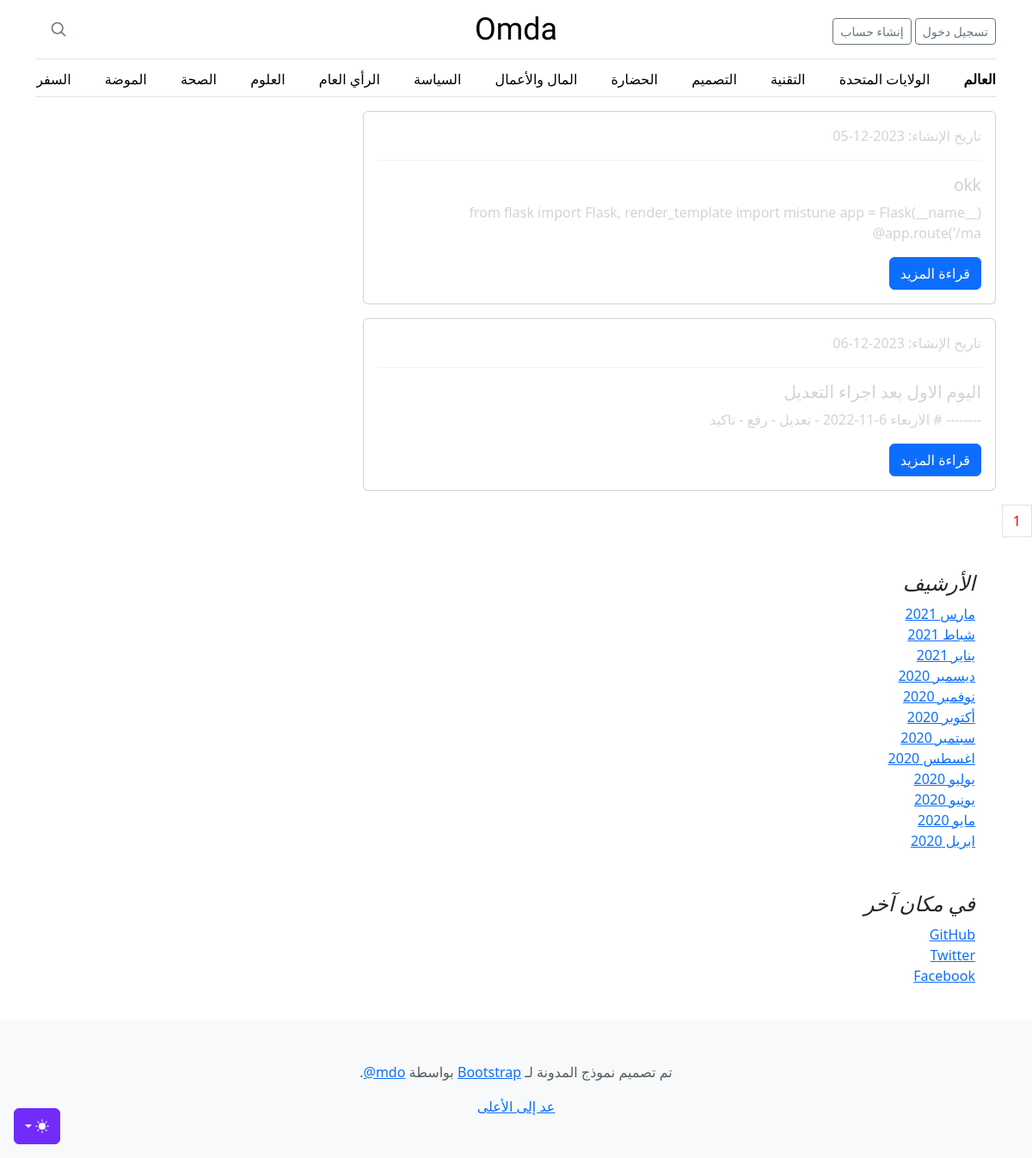
The page / on the database its author committed.
### app/models.py (models this page shows)
class Post(db.Model):
    id = db.Column(db.Integer, primary_key=True)
    title = db.Column(db.String)
    content = db.Column(db.String)
    created_at = db.Column(db.DateTime, default=datetime.utcnow)
    is_read = db.Column(db.Boolean, default=False)
    user_id = db.Column(db.Integer, db.ForeignKey("user.id"))

### app/viwes/viwes.py (the view)
@viwe.route("/")
def index():
    page = request.args.get("page", 1, type=int)
    pagination = Post.query.order_by(Post.id).paginate(page, per_page=15)
    posts = Post.query.order_by(Post.created_at.desc()).all()
    return render_template("index.html", pagination=pagination, posts=posts)

### app/templates/index.html (shortened to what this page needs)
{% extends "layout.html" %}
{% block content %}
{% for post in pagination.items%}
<div class="container">
  <div class="row">
    <div class="col-md-8">
      <div class="card mb-3">
        <div class="card-body" style="color: {% if post.is_read %}lightgray{% else %}red{% endif %}">
<p class="card-text">تاريخ الإنشاء: {{ post.created_at.strftime("%Y-%m-%d") }}</p>
              <hr>
          <h5 class="card-title">{{ post.title }}</h5>
          <p class="card-text">{{ post.content[:100]|safe }}</p>
              <a href="/articles/{{post.id}}" class="btn btn-primary">قراءة المزيد</a>
        </div>
      </div>
    </div>
  </div>
</div>
{% endfor %}
 <nav aria-label="...">
  <ul class="pagination">
    {% for number in pagination.iter_pages() %}
               {% if pagination.page != number %}
    <li class="page-item"><a class="page-link" href="{{ url_for('viwe.index', page=number) }}">
                    {{ number }}
</a></li>
     {% else %}
            <span class='page-link' style="color:red;">{{ number }}</span>
        {% endif %}
    {% endfor %}
  </ul>
</nav>
<main class="container">
        <div class="p-4">
          <h4 class="fst-italic">الأرشيف</h4>
          <ol class="list-unstyled mb-0">
            <li><a href="#">مارس 2021</a></li>
            <li><a href="#">شباط 2021</a></li>
            <li><a href="#">يناير 2021</a></li>
            <li><a href="#">ديسمبر 2020</a></li>
            <li><a href="#">نوفمبر 2020</a></li>
            <li><a href="#">أكتوبر 2020</a></li>
            <li><a href="#">سبتمبر 2020</a></li>
            <li><a href="#">اغسطس 2020</a></li>
            <li><a href="#">يوليو 2020</a></li>
            <li><a href="#">يونيو 2020</a></li>
            <li><a href="#">مايو 2020</a></li>
            <li><a href="#">ابريل 2020</a></li>
          </ol>
        </div>
        <div class="p-4">
          <h4 class="fst-italic">في مكان آخر</h4>
          <ol class="list-unstyled">
            <li><a href="#">GitHub</a></li>
            <li><a href="#">Twitter</a></li>
            <li><a href="#">Facebook</a></li>
          </ol>
        </div>
</main>
<footer class="py-5 text-center text-body-secondary bg-body-tertiary">
  <p>تم تصميم نموذج المدونة لـ <a href="https://getbootstrap.com/">Bootstrap</a> بواسطة <a href="https://twitter.com/mdo"><bdi lang="en" dir="ltr">@mdo</bdi></a>.</p>
  <p class="mb-0">
    <a href="#">عد إلى الأعلى</a>
  </p>
</footer>
{% endblock %}

### app/static/css/blog.rtl.css (style rules this page uses)
h1, h2, h3, h4, h5, h6 { font-family: Amiri, Georgia, "Times New Roman", serif; }

### rows shown on the page
Post: created_at "2023-12-05", title "okk", content "from flask import Flask, render_template import mistune app = Flask(__name__) @app.route('/ma"
Post: created_at "2023-12-06", title "اليوم الاول بعد اجراء التعديل", content "-------- # الاربعاء 6-11-2022 - تعديل - رفع - تاكيد"

### other values the page prints
{{ number }} "1"
